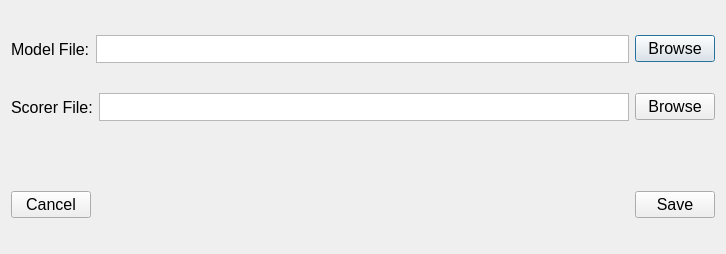
<?xml version="1.0" encoding="UTF-8"?>
<ui version="4.0">
 <class>DlgModelRef</class>
 <widget class="QDialog" name="DlgModelRef">
  <property name="geometry">
   <rect>
    <x>0</x>
    <y>0</y>
    <width>726</width>
    <height>254</height>
   </rect>
  </property>
  <property name="windowTitle">
   <string>Select Model</string>
  </property>
  <layout class="QVBoxLayout" name="verticalLayout">
   <item>
    <layout class="QHBoxLayout" name="horizontalLayout">
     <item>
      <widget class="QLabel" name="label">
       <property name="font">
        <font>
         <pointsize>12</pointsize>
        </font>
       </property>
       <property name="text">
        <string>Model File:</string>
       </property>
      </widget>
     </item>
     <item>
      <widget class="QPlainTextEdit" name="t_model">
       <property name="maximumSize">
        <size>
         <width>16777215</width>
         <height>28</height>
        </size>
       </property>
       <property name="font">
        <font>
         <pointsize>10</pointsize>
        </font>
       </property>
      </widget>
     </item>
     <item>
      <widget class="QPushButton" name="bt_browse_model">
       <property name="font">
        <font>
         <pointsize>12</pointsize>
        </font>
       </property>
       <property name="text">
        <string>Browse</string>
       </property>
      </widget>
     </item>
    </layout>
   </item>
   <item>
    <layout class="QHBoxLayout" name="horizontalLayout_2">
     <item>
      <widget class="QLabel" name="label_2">
       <property name="font">
        <font>
         <pointsize>12</pointsize>
        </font>
       </property>
       <property name="text">
        <string>Scorer File:</string>
       </property>
      </widget>
     </item>
     <item>
      <widget class="QPlainTextEdit" name="t_scorer">
       <property name="maximumSize">
        <size>
         <width>16777215</width>
         <height>28</height>
        </size>
       </property>
       <property name="font">
        <font>
         <pointsize>10</pointsize>
        </font>
       </property>
      </widget>
     </item>
     <item>
      <widget class="QPushButton" name="bt_browse_scorer">
       <property name="font">
        <font>
         <pointsize>12</pointsize>
        </font>
       </property>
       <property name="text">
        <string>Browse</string>
       </property>
      </widget>
     </item>
    </layout>
   </item>
   <item>
    <spacer name="verticalSpacer">
     <property name="orientation">
      <enum>Qt::Vertical</enum>
     </property>
     <property name="sizeType">
      <enum>QSizePolicy::Fixed</enum>
     </property>
     <property name="sizeHint" stdset="0">
      <size>
       <width>20</width>
       <height>40</height>
      </size>
     </property>
    </spacer>
   </item>
   <item>
    <layout class="QHBoxLayout" name="horizontalLayout_3">
     <item>
      <widget class="QPushButton" name="bt_cancel">
       <property name="font">
        <font>
         <pointsize>12</pointsize>
        </font>
       </property>
       <property name="text">
        <string>Cancel</string>
       </property>
      </widget>
     </item>
     <item>
      <spacer name="horizontalSpacer">
       <property name="orientation">
        <enum>Qt::Horizontal</enum>
       </property>
       <property name="sizeHint" stdset="0">
        <size>
         <width>40</width>
         <height>20</height>
        </size>
       </property>
      </spacer>
     </item>
     <item>
      <widget class="QPushButton" name="bt_save">
       <property name="font">
        <font>
         <pointsize>12</pointsize>
        </font>
       </property>
       <property name="text">
        <string>Save</string>
       </property>
      </widget>
     </item>
    </layout>
   </item>
  </layout>
 </widget>
 <resources/>
 <connections/>
</ui>
